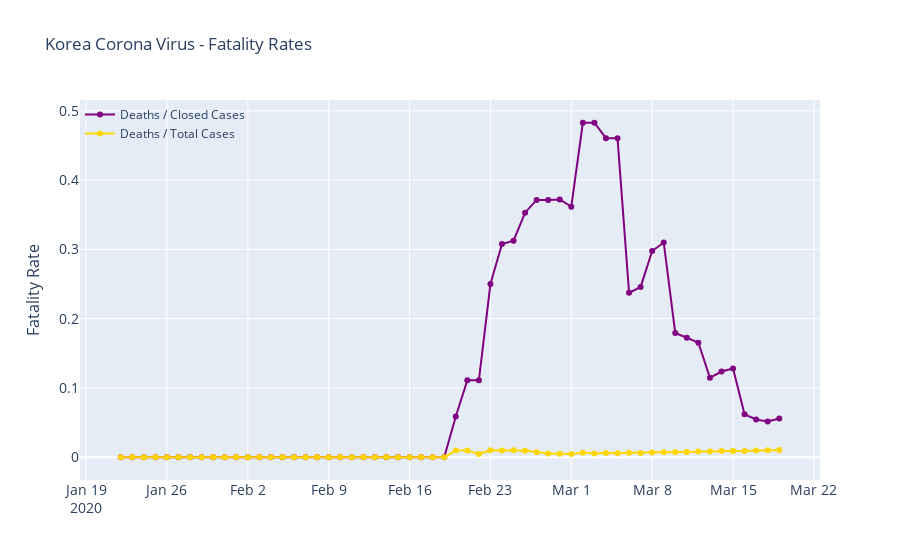

The code cell stored with this chart in its notebook:
### Code cell
plot_fatality_rates(korea_combined_df, 'Korea Corona Virus - Fatality Rates')
